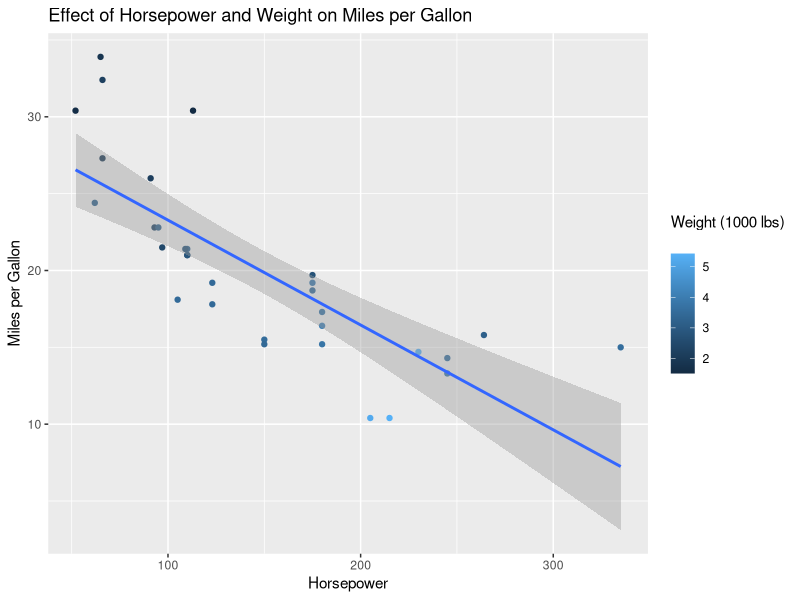

This chart was generated by the following R code:
## ---- chunk 1
knitr::opts_chunk$set(echo = TRUE)
library(ggplot2)
## ---- chunk 2
summary(mtcars$mpg)
## ---- chunk 3
mtcars$am = factor(x = mtcars[,9], levels = c("0","1"), labels = c("Automatic","Manual"))
ggplot(data = mtcars, aes(x = hp, y = mpg, color = wt)) + geom_point()  + ggtitle("Effect of Horsepower and Weight on Miles per Gallon") + geom_smooth(method = "lm") + xlab("Horsepower") + ylab("Miles per Gallon") + labs(color = "Weight (1000 lbs)\n")
